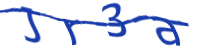
#> input picture split_captcha/Jr3a_1zyt.png, 200 x 50 px
$ python split_numpy_singlefile.py   (Python 2 division)   (older library calls are emulated)
#> lines starting #> are read from the running program, lines starting #| are printed output that depends on the picture; after the words box and inside, x2 and y2 are one past the last pixel; in counts of white or black regions, pixels touching at a corner belong together
# -*- coding: utf-8 -*-
from PIL import Image,ImageEnhance,ImageFilter
import numpy as np
from scipy.misc import imread
import random, string

def cut_pic(filename):  #图片处理（灰度化，二值化，切割图片）
#> called with filename = 'Jr3a_1zyt.png'
     filepath = filename

     im = Image.open(filepath)
#> im is the input picture: PIL image 200x50 RGBA; mean R, G, B, A 222.7, 227.6, 243, 255
     imgSize = im.size #
#> imgSize = (200, 50)
     print imgSize   #(130, 50)
#| (200, 50)
     imgry = im.convert('L')  #灰度化
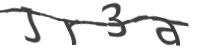
#> imgry: PIL image 200x50 L; min 62, max 255, mean 227.9


     #imgry.show()
     #二值化
     threshold = 120
     table = []

     for i in range(256):
         if i <threshold:
             table.append(0)
         else:
             table.append(1)
     biPic = imgry.point(table,'1')
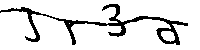
#> biPic: PIL image 200x50 1; 88.1% white; 1 black region, box (x1, y1, x2, y2) and area: (0, 4, 188, 45) 1185
     #biPic.show()


     bi_w = biPic.width
#> bi_w = 200
     bi_h = biPic.height
#> bi_h = 50

     data = biPic.getdata()
     data = np.matrix(data,dtype='int32')
     #new_data = np.reshape(data,(width,height))
     imarray = np.reshape(data,(bi_h,bi_w))


     reversedarray = 1-imarray
     #print imarray.shape[1]   #列数
     #print reversedImg
     colSumList = np.asarray(reversedarray.sum(axis=0))[0]  #每一列的元素和
#> colSumList = 200 values, max 22 at index 117, min 0 at index 188, mean 5.92
     index_filter = [i for i in range(len(colSumList)) if colSumList[i] <5]
#> index_filter = 124 values from 0 to 199
     blank_length = len(index_filter)
#> blank_length = 124
     print "blank_length is " + str(blank_length)
#| blank_length is 124
     for col in index_filter:
         reversedarray[:,col:col+1] = 0    #作为分隔的空白列
#> this loop made 124 passes
#> col on passes 23 to 34: 40, 41, 42, 43, 44, 45, 46, 47, 48, 49, 50, 51
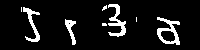
#> reversedarray: shape (50, 200) int32; values 0 (black) and 1 (white), 8.9% white; 8 white regions (4 under 20 px), largest, box (x1, y1, x2, y2) and area: (157, 17, 180, 45) 272, (108, 4, 126, 37) 250, (23, 7, 40, 42) 201, (65, 19, 76, 45) 128
     np.savetxt("aa.txt", reversedarray, fmt="%d")

     index_roi = [i for i in range(len(colSumList)) if i not in index_filter] #非空白列，可能是字符
#> index_roi = 76 values from 21 to 179
     roi_cols_list = []
     tmp_list = []
     roi_height = 42
     roi_weight = 26
     for i in range(1,len(index_roi)):
         if(index_roi[i]-index_roi[i-1]<15):   #连续的作为一个字符的列，最好是1，不过可能有噪声，所以定位4
             tmp_list.append(index_roi[i])
         else:
             #print "tmp_list is ", tmp_list
             while len(tmp_list)>40:
                 roi_cols_list.append(tmp_list[0:roi_weight])
                 tmp_list = tmp_list[roi_weight:len(tmp_list)]

             roi_cols_list.append(tmp_list)
             tmp_list = []
#> this loop made 75 passes
#> after the loop, roi_cols_list = [[23, 24, 25, 26, 27, 28, 29, 30, 31, 32, 33, 34, 35, 36, 37, 38, 39], [66, 67, 68, 69, 70, 71, 72, 73, 74, 75], [103, 104, 105, 106, 108, 109, 110, 111, 112, 113, 114, 115, 116, 117, 118, 119, 120, 121, 122, 123, 124, 125, 136]]
     roi_cols_list.append(tmp_list)
     for i in roi_cols_list:
         print len(i)
#> this loop made 4 passes
#| 17
#| 10
#| 23
#| 22
     #print roi_cols_list


     roi_rows_list = []
     for i in range(len(roi_cols_list)):
         print roi_cols_list[i]
         start_col = roi_cols_list[i][0]
         start_dict = {}
         for j in range(50-roi_height):
             maxsum = reversedarray[j:j+roi_height, start_col:].sum()
             start_dict[maxsum] = j
         start_row = start_dict[max(start_dict.keys())]

         roi_rows_list.append(range(start_row,start_row+roi_height))
#> this loop made 4 passes
#> (start_col, start_row) on passes 1 to 4: (23, 4), (66, 4), (103, 4), (158, 7)
#| [23, 24, 25, 26, 27, 28, 29, 30, 31, 32, 33, 34, 35, 36, 37, 38, 39]
#| [66, 67, 68, 69, 70, 71, 72, 73, 74, 75]
#| [103, 104, 105, 106, 108, 109, 110, 111, 112, 113, 114, 115, 116, 117, 118, 119, 120, 121, 122, 123, 124, 125, 136]
#| [158, 159, 160, 161, 162, 163, 164, 165, 166, 167, 168, 169, 170, 171, 172, 173, 174, 175, 176, 177, 178, 179]
#> after the loop, roi_rows_list = 4 items

     child_img_list = []
     for i in range(len(roi_cols_list)):
         start_row = roi_rows_list[i][0]
         end_row = start_row + roi_height

         col_margin = (roi_weight - len(roi_cols_list[i]))/2
         start_col = roi_cols_list[i][0]-col_margin
         end_col = start_col + roi_weight
         tmp_array = 255*(1 - reversedarray[start_row:end_row,start_col:end_col])
         print tmp_array.shape
         tmp_image = Image.fromarray(np.uint8(tmp_array))
         child_img_list.append(tmp_image)
#> this loop made 4 passes
#> (start_row, end_row, col_margin, start_col, end_col) on passes 1 to 4: (4, 46, 4, 19, 45), (4, 46, 8, 58, 84), (4, 46, 1, 102, 128), (7, 49, 2, 156, 182)
#| (42, 26)
#| (42, 26)
#| (42, 26)
#| (42, 26)
#> pass 1, in cut_pic, `tmp_array = 255*(1 - reversedarray[start_row:end_row,start_col:end_col])`:
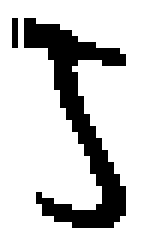
#> tmp_array: shape (42, 26) int64 (shown 6 times larger); 81.1% white; 2 black regions (1 under 20 px), largest, box (x1, y1, x2, y2) and area: (4, 3, 21, 38) 201
#> pass 2, in cut_pic, `tmp_array = 255*(1 - reversedarray[start_row:end_row,start_col:end_col])`:
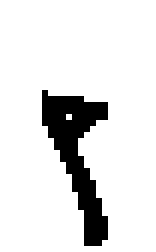
#> tmp_array: shape (42, 26) int64 (shown 6 times larger); 88.3% white; 1 black region, box (x1, y1, x2, y2) and area: (7, 15, 18, 41) 128
#> after the loop:
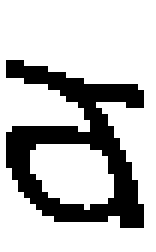
#> tmp_array: shape (42, 26) int64 (shown 6 times larger); 75.1% white; 1 black region, box (x1, y1, x2, y2) and area: (1, 10, 24, 38) 272
#> after the loop, child_img_list = 4 items
         #tmp_image.show()
     return child_img_list

def random_str(randomlength=8):
    a = list(string.ascii_letters + string.digits)
    random.shuffle(a)
    return ''.join(a[:randomlength])

if __name__ == '__main__':
    filename = 'Jr3a_1zyt.png'
    child_img_list = cut_pic(filename)
#> child_img_list = 4 items
    #child_img_list = cut_pic('sd1.jpg')
    cut_str = filename.split("_")[0]
    print cut_str
     #保存切割的图片
    for i in range(0,len(child_img_list)):
        #print child_img_list[i].size    #(28, 28)
        child_img_list[i].save("%s_%s.jpg" % (cut_str[i],random_str(8)))
#> this loop made 4 passes

$ run again, with split_captcha/00drj.png copied over split_captcha/Jr3a_1zyt.png
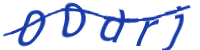
#> input picture split_captcha/00drj.png, 200 x 50 px
#> in cut_pic, im is the input picture: PIL image 200x50 RGBA; mean R, G, B, A 215.5, 221.5, 240.3, 255
#| (200, 50)
#> biPic: PIL image 200x50 1; 85.3% white; 2 black regions, box (x1, y1, x2, y2) and area: (4, 3, 190, 46) 1330, (162, 14, 183, 50) 139
#> colSumList = 200 values, max 32 at index 66, min 0 at index 0, mean 7.34
#> index_filter = 91 values from 0 to 199
#> blank_length = 91
#| blank_length is 91
#> the loop in cut_pic, `for col in index_filter:` made 91 passes
#> col on passes 20 to 27: 45, 46, 47, 48, 49, 50, 51, 52
#> after the loop in cut_pic, `for col in index_filter:`:
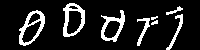
#> reversedarray: shape (50, 200) int32; values 0 (black) and 1 (white), 12.8% white; 8 white regions (1 under 20 px), largest, box (x1, y1, x2, y2) and area: (19, 10, 45, 46) 331, (63, 3, 85, 37) 319, (101, 10, 125, 42) 283
#> index_roi = 109 values from 19 to 182
#> the loop in cut_pic, `for i in range(1,len(index_roi)):` made 108 passes
#> after the loop in cut_pic, `for i in range(1,len(index_roi)):`: roi_cols_list = 2 items
#> the loop in cut_pic, `for i in roi_cols_list:` made 3 passes
#| 25
#| 21
#| 60
#> the loop in cut_pic, `for i in range(len(roi_cols_list)):` made 3 passes
#> (start_col, start_row) on passes 1 to 3: (20, 4), (64, 4), (102, 7)
#> (printed output is left out)
#> after the loop in cut_pic, `for i in range(len(roi_cols_list)):`: roi_rows_list = 3 items
#> the loop in cut_pic, `for i in range(len(roi_cols_list)):` made 3 passes
#> (start_row, end_row, col_margin, start_col, end_col) on passes 1 to 3: (4, 46, 0, 20, 46), (4, 46, 2, 62, 88), (7, 49, -17, 119, 145)
#> (printed output is left out)
#> after the loop in cut_pic, `for i in range(len(roi_cols_list)):`:
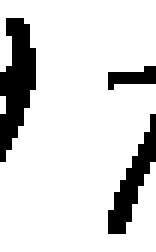
#> tmp_array: shape (42, 26) int64 (shown 6 times larger); 84.8% white; 3 black regions (1 under 20 px), largest, box (x1, y1, x2, y2) and area: (0, 3, 6, 27) 88, (18, 19, 26, 39) 59
#> the loop `for i in range(0,len(child_img_list)):` made 3 passes

$ run again, with split_captcha/06CHga_1.png copied over split_captcha/Jr3a_1zyt.png
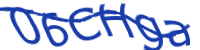
#> input picture split_captcha/06CHga_1.png, 200 x 50 px
#> in cut_pic, im is the input picture: PIL image 200x50 RGBA; mean R, G, B, A 200.1, 208.4, 234.6, 255
#| (200, 50)
#> biPic: PIL image 200x50 1; 79.2% white; 1 black region, box (x1, y1, x2, y2) and area: (0, 4, 190, 50) 2082
#> colSumList = 200 values, max 20 at index 103, min 0 at index 190, mean 10.41
#> index_filter = 29 values from 0 to 199
#> blank_length = 29
#| blank_length is 29
#> the loop in cut_pic, `for col in index_filter:` made 29 passes
#> col on passes 11 to 18: 40, 41, 68, 69, 133, 134, 135, 163
#> after the loop in cut_pic, `for col in index_filter:`:
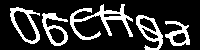
#> reversedarray: shape (50, 200) int32; values 0 (black) and 1 (white), 20.2% white; 5 white regions, box (x1, y1, x2, y2) and area: (70, 4, 133, 40) 690, (136, 15, 163, 50) 358, (10, 7, 40, 44) 351, (42, 13, 68, 46) 339, (165, 21, 190, 46) 281
#> index_roi = 171 values from 10 to 189
#> after the loop in cut_pic, `for i in range(1,len(index_roi)):`: roi_cols_list = []
#> the loop in cut_pic, `for i in roi_cols_list:` made 1 pass
#| 170
#> the loop in cut_pic, `for i in range(len(roi_cols_list)):` made 1 pass
#> (start_col, start_row) on pass 1: (11, 7)
#> (printed output is left out)
#> after the loop in cut_pic, `for i in range(len(roi_cols_list)):`: roi_rows_list = 1 item
#> the loop in cut_pic, `for i in range(len(roi_cols_list)):` made 1 pass
#> (start_row, end_row, col_margin, start_col, end_col) on pass 1: (7, 49, -72, 83, 109)
#> (printed output is left out)
#> pass 1, in cut_pic, `tmp_array = 255*(1 - reversedarray[start_row:end_row,start_col:end_col])`:
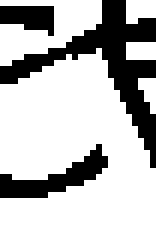
#> tmp_array: shape (42, 26) int64 (shown 6 times larger); 74.8% white; 3 black regions, box (x1, y1, x2, y2) and area: (0, 0, 26, 28) 180, (0, 24, 18, 33) 62, (0, 1, 9, 6) 33
#> the loop `for i in range(0,len(child_img_list)):` made 1 pass
